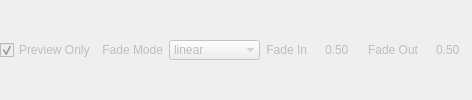
       <widget class="QWidget" name="crossfade_wid" native="true">
        <property name="enabled">
         <bool>false</bool>
        </property>
        <layout class="QHBoxLayout" name="horizontalLayout_3">
         <property name="leftMargin">
          <number>0</number>
         </property>
         <property name="topMargin">
          <number>0</number>
         </property>
         <property name="rightMargin">
          <number>0</number>
         </property>
         <property name="bottomMargin">
          <number>0</number>
         </property>
         <item>
          <widget class="QCheckBox" name="fd_preview_only_cb">
           <property name="sizePolicy">
            <sizepolicy hsizetype="Fixed" vsizetype="Fixed">
             <horstretch>0</horstretch>
             <verstretch>0</verstretch>
            </sizepolicy>
           </property>
           <property name="toolTip">
            <string>Enable cross-fade for preview only

Cross-fade features exist in most sampler VSTi
This option allows to preview the cross-faded result without baking it in the processed files</string>
           </property>
           <property name="text">
            <string>Preview Only</string>
           </property>
           <property name="checked">
            <bool>true</bool>
           </property>
          </widget>
         </item>
         <item>
          <widget class="QLabel" name="fade_mode_l">
           <property name="text">
            <string>Fade Mode</string>
           </property>
           <property name="alignment">
            <set>Qt::AlignRight|Qt::AlignTrailing|Qt::AlignVCenter</set>
           </property>
          </widget>
         </item>
         <item>
          <widget class="QComboBox" name="fade_mode_cmb">
           <property name="sizePolicy">
            <sizepolicy hsizetype="Minimum" vsizetype="Fixed">
             <horstretch>0</horstretch>
             <verstretch>0</verstretch>
            </sizepolicy>
           </property>
           <property name="toolTip">
            <string>Fade in/out interpolation type</string>
           </property>
           <property name="currentIndex">
            <number>0</number>
           </property>
           <property name="frame">
            <bool>false</bool>
           </property>
           <item>
            <property name="text">
             <string>linear</string>
            </property>
           </item>
           <item>
            <property name="text">
             <string>smoothstep</string>
            </property>
           </item>
           <item>
            <property name="text">
             <string>exp</string>
            </property>
           </item>
          </widget>
         </item>
         <item>
          <widget class="QLabel" name="fade_in_l">
           <property name="text">
            <string>Fade In</string>
           </property>
           <property name="alignment">
            <set>Qt::AlignRight|Qt::AlignTrailing|Qt::AlignVCenter</set>
           </property>
          </widget>
         </item>
         <item>
          <widget class="QDoubleSpinBox" name="fade_in_dsb">
           <property name="minimumSize">
            <size>
             <width>48</width>
             <height>0</height>
            </size>
           </property>
           <property name="toolTip">
            <string>Length in percent of loop length
Values over 1.0 may help for very short loops (a few periods)</string>
           </property>
           <property name="frame">
            <bool>false</bool>
           </property>
           <property name="alignment">
            <set>Qt::AlignCenter</set>
           </property>
           <property name="buttonSymbols">
            <enum>QAbstractSpinBox::NoButtons</enum>
           </property>
           <property name="minimum">
            <double>0.000000000000000</double>
           </property>
           <property name="maximum">
            <double>4.000000000000000</double>
           </property>
           <property name="singleStep">
            <double>0.010000000000000</double>
           </property>
           <property name="value">
            <double>0.500000000000000</double>
           </property>
          </widget>
         </item>
         <item>
          <widget class="QLabel" name="fade_out_l">
           <property name="text">
            <string>Fade Out</string>
           </property>
           <property name="alignment">
            <set>Qt::AlignRight|Qt::AlignTrailing|Qt::AlignVCenter</set>
           </property>
          </widget>
         </item>
         <item>
          <widget class="QDoubleSpinBox" name="fade_out_dsb">
           <property name="minimumSize">
            <size>
             <width>48</width>
             <height>0</height>
            </size>
           </property>
           <property name="toolTip">
            <string>Fading of the looped region after loop end
Length in percent of loop length</string>
           </property>
           <property name="frame">
            <bool>false</bool>
           </property>
           <property name="alignment">
            <set>Qt::AlignCenter</set>
           </property>
           <property name="buttonSymbols">
            <enum>QAbstractSpinBox::NoButtons</enum>
           </property>
           <property name="minimum">
            <double>0.000000000000000</double>
           </property>
           <property name="maximum">
            <double>4.000000000000000</double>
           </property>
           <property name="singleStep">
            <double>0.010000000000000</double>
           </property>
           <property name="value">
            <double>0.500000000000000</double>
           </property>
          </widget>
         </item>
        </layout>
       </widget>
